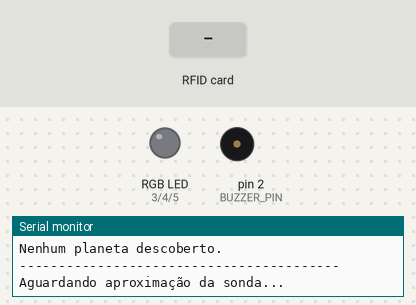
Bench run of a sketch on a simulated Arduino Uno, built with avr-gcc and run on an emulated ATmega328P. On the bench: an RGB LED mixed from three pins (HIGH = lit), buzzer (waves = sounding), the last lines printed to the serial monitor. Dashed ring = blinking. The inputs (shaded band) are chosen by the test bench. The local clock reads 2024-03-15 10:24:30 at power-on unless the sketch sets it; EEPROM starts erased; pins used as bus, display or sensor lines are not drawn.

Above: at 1.6 s.
1.7 s: RFID card 04 11 22 33 held to the reader
At 5.5 s:
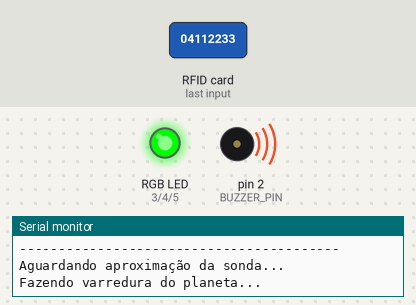
7.2 s: RFID card 11 22 33 44 held to the reader
At 9.1 s:
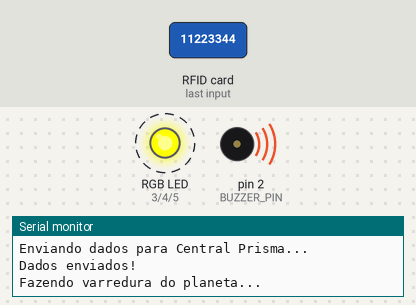
Timing chart, 0 to 14.2 s (numbered marks = the images above; inputs shaded):
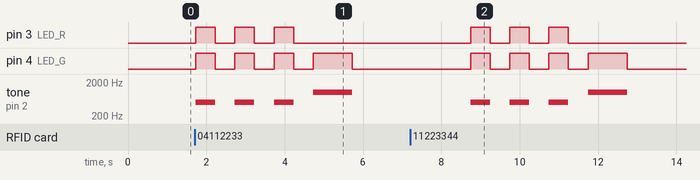

Measured:
- after the input at 1.7 s, pin 3 (LED_R): alternates HIGH for 0.50 s and LOW for 0.50 s, 6 changes in all, then stays LOW, starting at once; pin 4 (LED_G): goes 3 × (HIGH 0.50 s, LOW 0.50 s), HIGH 1.0 s, then LOW, starting at once
- after the input at 7.2 s, pin 3 (LED_R): alternates HIGH for 0.50 s and LOW for 0.50 s, 6 changes in all, then stays LOW, starting after 1.5 s; pin 4 (LED_G): goes 3 × (HIGH 0.50 s, LOW 0.50 s), HIGH 1.0 s, then LOW, starting after 1.5 s

The sketch:

Orbit-core.ino
```cpp
/*
  OrbitCore - Sonda TRAPPIST-1
  Versão RFID + EEPROM + LED RGB + RTC
*/

#include <SPI.h>
#include <MFRC522.h>
#include <EEPROM.h>
#include <Wire.h>
#include <RTClib.h>

#define RST_PIN     9
#define SS_PIN      10
#define BUZZER_PIN  2
#define LED_R       3
#define LED_G       4
#define LED_B       5

#define EEPROM_CONTADOR    0
#define EEPROM_ORDEM       10
#define EEPROM_ORDEM_MAX   30
#define EEPROM_DATALOG     40
#define EEPROM_MAGIC_VAL   43
#define EEPROM_ESI         70
#define EEPROM_MAGIC_ADDR  100

const char* nomePlaneta[4] = {
  "TRAPPIST-1b",
  "TRAPPIST-1c",
  "TRAPPIST-1d",
  "TRAPPIST-1e"
};

const byte uidPlaneta[4][4] = {
  {0x04, 0x11, 0x22, 0x33},
  {0x11, 0x22, 0x33, 0x44},
  {0xAA, 0xBB, 0xCC, 0xDD},
  {0x55, 0x66, 0x77, 0x88}
};

// ESI por planeta (1b, 1c, 1d, 1e)
const byte ESIplaneta[4] = {30, 57, 71, 85};

MFRC522 leitor(SS_PIN, RST_PIN);
RTC_DS3231 rtc;

void setup() {
  Serial.begin(9600);
  SPI.begin();
  leitor.PCD_Init();
  Wire.begin();

  pinMode(LED_R, OUTPUT);
  pinMode(LED_G, OUTPUT);
  pinMode(LED_B, OUTPUT);
  pinMode(BUZZER_PIN, OUTPUT);
  setRGB(0, 0, 0);

  Serial.println(F("===================================="));
  Serial.println(F(" ORBITCORE - SISTEMA TRAPPIST-1"));
  Serial.println(F(" Sonda de Exploração Espacial"));
  Serial.println(F("===================================="));

  if (!rtc.begin()) {
    Serial.println(F("[ERRO] RTC não encontrado!"));
    while (1);
  }
  if (rtc.lostPower()) {
    Serial.println(F("[RTC] Sem energia - ajustando hora..."));
    rtc.adjust(DateTime(F(__DATE__), F(__TIME__)));
  }

  if (EEPROM.read(EEPROM_MAGIC_ADDR) != EEPROM_MAGIC_VAL) {
    for (int i = 0; i < 4; i++) EEPROM.write(EEPROM_CONTADOR + i, 0);
    for (int s = 0; s < EEPROM_ORDEM_MAX; s++) EEPROM.write(EEPROM_ORDEM + s, 0);
    for (int d = 0; d < 24; d++) EEPROM.write(EEPROM_DATALOG + d, 0);
    for (int v = 0; v < 4; v++) EEPROM.write(EEPROM_ESI + v, 0);
    EEPROM.write(EEPROM_MAGIC_ADDR, EEPROM_MAGIC_VAL);
    Serial.println(F("[EEPROM] Inicializada."));
  }

  imprimirHoraAtual();
  imprimirRegistroMissao();
  Serial.println(F("Aguardando aproximação da sonda..."));
  Serial.println();
}

void loop() {
  if (!leitor.PICC_IsNewCardPresent()) return;
  if (!leitor.PICC_ReadCardSerial()) return;

  int planeta = identificarPlaneta(leitor.uid.uidByte, leitor.uid.size);

  if (planeta >= 0) {
    escanearPlaneta(planeta);
  } else {
    Serial.println(F("Fazendo varredura do planeta..."));
    for (int p = 0; p < 3; p++) {
      setRGB(255, 255, 0);
      tone(BUZZER_PIN, 500);
      delay(500);
      setRGB(0, 0, 0);
      noTone(BUZZER_PIN);
      delay(500);
    }
    setRGB(255, 0, 0);
    Serial.println(F("Reconhecimento falhou."));
    for (int i = 0; i < 3; i++) {
      tone(BUZZER_PIN, 400);
      delay(300);
      noTone(BUZZER_PIN);
      delay(300);
    }
    setRGB(0, 0, 0);
    Serial.println();
  }

  leitor.PICC_HaltA();
  delay(500);
}

void setRGB(byte r, byte g, byte b) {
  analogWrite(LED_R, r);
  analogWrite(LED_G, g);
  analogWrite(LED_B, b);
}

int identificarPlaneta(byte* uid, byte tamanho) {
  if (tamanho < 4) return -1;
  for (int i = 0; i < 4; i++) {
    bool combina = true;
    for (int b = 0; b < 4; b++) {
      if (uid[b] != uidPlaneta[i][b]) { combina = false; break; }
    }
    if (combina) return i;
  }
  return -1;
}

void escanearPlaneta(int i) {
  Serial.println();
  Serial.println(F("Fazendo varredura do planeta..."));

  for (int p = 0; p < 3; p++) {
    setRGB(255, 255, 0);
    tone(BUZZER_PIN, 500);
    delay(500);
    setRGB(0, 0, 0);
    noTone(BUZZER_PIN);
    delay(500);
  }
  setRGB(0, 255, 0);
  tone(BUZZER_PIN, 1000);
  delay(1000);
  setRGB(0, 0, 0);
  noTone(BUZZER_PIN);

  DateTime agora = rtc.now();
  registrarDescoberta(i, agora);
  imprimirDossie(i);

  Serial.println(F("Enviando dados para Central Prisma..."));
  delay(2000);
  Serial.println(F("Dados enviados!"));
  Serial.println();
}

void registrarDescoberta(int i, DateTime dt) {
  byte cont = EEPROM.read(EEPROM_CONTADOR + i);
  if (cont < 255) EEPROM.write(EEPROM_CONTADOR + i, cont + 1);

  if (cont == 0) {
    for (int s = 0; s < EEPROM_ORDEM_MAX; s++) {
      if (EEPROM.read(EEPROM_ORDEM + s) == 0) {
        EEPROM.write(EEPROM_ORDEM + s, i + 1);
        break;
      }
    }
  }

  int base = EEPROM_DATALOG + (i * 6);
  EEPROM.write(base + 0, (byte)(dt.year() - 2000));
  EEPROM.write(base + 1, dt.month());
  EEPROM.write(base + 2, dt.day());
  EEPROM.write(base + 3, dt.hour());
  EEPROM.write(base + 4, dt.minute());
  EEPROM.write(base + 5, dt.second());

  // ESI só é gravado quando a tag é reconhecida
  EEPROM.write(EEPROM_ESI + i, ESIplaneta[i]);
}

void imprimirDateTime(int base) {
  byte aa = EEPROM.read(base + 0);
  byte mm = EEPROM.read(base + 1);
  byte dd = EEPROM.read(base + 2);
  byte hh = EEPROM.read(base + 3);
  byte mi = EEPROM.read(base + 4);
  byte ss = EEPROM.read(base + 5);

  if (aa == 0 && mm == 0 && dd == 0) {
    Serial.print(F("--/--/---- --:--:--"));
    return;
  }

  if (dd < 10) Serial.print(F("0")); Serial.print(dd);
  Serial.print(F("/"));
  if (mm < 10) Serial.print(F("0")); Serial.print(mm);
  Serial.print(F("/20"));
  if (aa < 10) Serial.print(F("0")); Serial.print(aa);
  Serial.print(F("  "));
  if (hh < 10) Serial.print(F("0")); Serial.print(hh);
  Serial.print(F(":"));
  if (mi < 10) Serial.print(F("0")); Serial.print(mi);
  Serial.print(F(":"));
  if (ss < 10) Serial.print(F("0")); Serial.print(ss);
}

void imprimirHoraAtual() {
  DateTime agora = rtc.now();
  Serial.print(F(" Hora RTC: "));
  if (agora.day() < 10) Serial.print(F("0"));
  Serial.print(agora.day());
  Serial.print(F("/"));
  if (agora.month() < 10) Serial.print(F("0"));
  Serial.print(agora.month());
  Serial.print(F("/"));
  Serial.print(agora.year());
  Serial.print(F("  "));
  if (agora.hour() < 10) Serial.print(F("0"));
  Serial.print(agora.hour());
  Serial.print(F(":"));
  if (agora.minute() < 10) Serial.print(F("0"));
  Serial.print(agora.minute());
  Serial.print(F(":"));
  if (agora.second() < 10) Serial.print(F("0"));
  Serial.println(agora.second());
}

void imprimirRegistroMissao() {
  Serial.println();
  Serial.println(F("--- Registro de Missão (EEPROM + RTC) ---"));
  bool algoDescoberto = false;
  for (int i = 0; i < 4; i++) {
    byte cont = EEPROM.read(EEPROM_CONTADOR + i);
    if (cont > 0) {
      Serial.print(nomePlaneta[i]);
      Serial.print(F(" - "));
      Serial.print(cont);
      Serial.print(F("x | Scan: "));
      imprimirDateTime(EEPROM_DATALOG + (i * 6));
      Serial.print(F(" | ESI: "));
      Serial.print(EEPROM.read(EEPROM_ESI + i) / 100.0, 2);
      Serial.println();
      algoDescoberto = true;
    }
  }
  if (!algoDescoberto) Serial.println(F("Nenhum planeta descoberto."));
  Serial.println(F("-----------------------------------------"));
}

void imprimirDossie(int i) {
  DateTime agora = rtc.now();
  byte cont = EEPROM.read(EEPROM_CONTADOR + i);

  Serial.println();
  Serial.println(F("===================================="));
  Serial.print(F("  ")); Serial.println(nomePlaneta[i]);
  Serial.println(F("===================================="));
  Serial.print(F(" Escaneado: ")); Serial.print(cont); Serial.println(F(" vez(es)"));
  Serial.print(F(" Este scan:  "));
  if (agora.day() < 10) Serial.print(F("0")); Serial.print(agora.day());
  Serial.print(F("/"));
  if (agora.month() < 10) Serial.print(F("0")); Serial.print(agora.month());
  Serial.print(F("/"));
  Serial.print(agora.year());
  Serial.print(F("  "));
  if (agora.hour() < 10) Serial.print(F("0")); Serial.print(agora.hour());
  Serial.print(F(":"));
  if (agora.minute() < 10) Serial.print(F("0")); Serial.print(agora.minute());
  Serial.print(F(":"));
  if (agora.second() < 10) Serial.print(F("0")); Serial.println(agora.second());
  Serial.println(F("------------------------------------"));

  switch (i) {
    case 0:
      Serial.println(F(" Tipo: Super-Terra rochosa"));
      Serial.println(F(" Ano (órbita): 1.51 dias terrestres"));
      Serial.println(F(" Rotação: Síncrona (Tidally Locked)"));
      Serial.println(F(" Distância da estrela: 0.0115 UA"));
      Serial.println(F(" Gravidade: 1.08 g"));
      Serial.println(F(" Temperatura média: 124 °C"));
      Serial.println(F(" Atmosfera: Inexistente (nenhum gás detectado)"));
      Serial.println(F(" ESI: BAIXO (0.30)"));
      break;
    case 1:
      Serial.println(F(" Tipo: Super-Terra rochosa"));
      Serial.println(F(" Ano (órbita): 2.42 dias terrestres"));
      Serial.println(F(" Rotacao: Síncrona (Tidally Locked)"));
      Serial.println(F(" Distância da estrela: 0.0158 UA"));
      Serial.println(F(" Gravidade: 1.09 g"));
      Serial.println(F(" Temperatura média: 62 °C"));
      Serial.println(F(" Atmosfera: Praticamente inexistente (CO₂ residual)"));
      Serial.println(F(" ESI: MODERADO (0.57)"));
      break;
    case 2:
      Serial.println(F(" Tipo: Sub-Terra rochosa (menos denso que Marte)"));
      Serial.println(F(" Ano (órbita): 4.05 dias terrestres"));
      Serial.println(F(" Rotação: Síncrona (Tidally Locked)"));
      Serial.println(F(" Distância da estrela: 0.0223 UA"));
      Serial.println(F(" Gravidade: 0.65 g"));
      Serial.println(F(" Temperatura média: 13 °C"));
      Serial.println(F(" Atmosfera: Fina (CO₂, H₂O (vapor), N₂)"));
      Serial.println(F(" ESI: ALTO (0.71)"));
      break;
    case 3:
      Serial.println(F(" Tipo: Rochoso, tamanho da Terra"));
      Serial.println(F(" Ano (órbita): 6.10 dias terrestres"));
      Serial.println(F(" Rotação: Síncrona (Tidally Locked)"));
      Serial.println(F(" Distância da estrela: 0.0293 UA"));
      Serial.println(F(" Gravidade: 0.93 g"));
      Serial.println(F(" Temperatura: -23 °C"));
      Serial.println(F(" Atmosfera: Semelhante à Terra (N₂, CO₂, H₂O e traços de CH₄ e O₂)"));
      Serial.println(F(" ESI: MUITO ALTO (0.85) - Zona Habitável!"));
      break;
  }
  Serial.println(F("===================================="));
}
```
